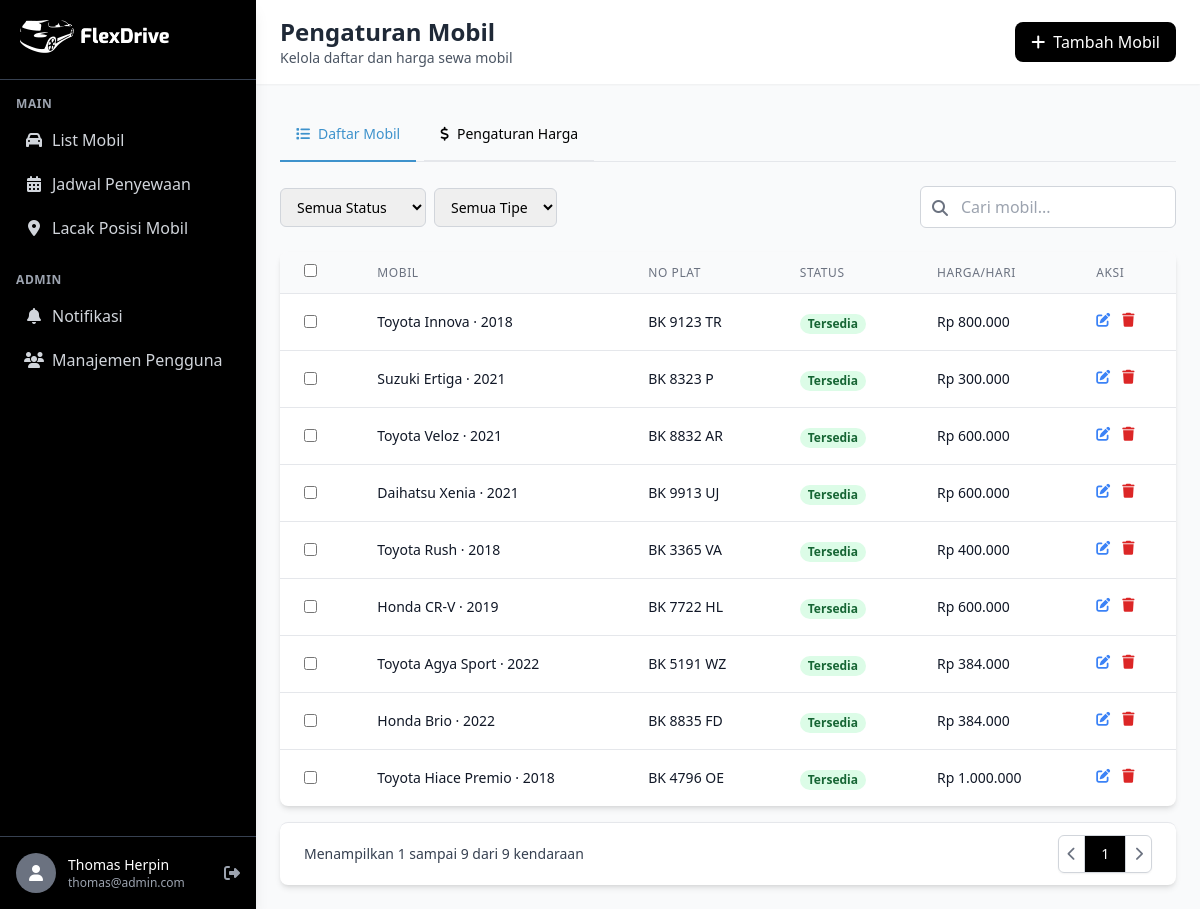
/pages/admin/list_mobil_admin.php (signed in), run on the app's committed database.
### tables this page shows
CREATE TABLE `harga_mobil` (
  `id_harga` int(10) NOT NULL,
  `id_mobil` int(10) NOT NULL,
  `per_hari` decimal(10,2) NOT NULL,
  `per_minggu` decimal(10,2) NOT NULL,
  `per_bulan` decimal(10,2) NOT NULL
);

CREATE TABLE `mobil` (
  `id_mobil` int(10) NOT NULL,
  `tipe_mobil` varchar(20) NOT NULL,
  `merek_mobil` varchar(100) NOT NULL,
  `nama_mobil` varchar(100) NOT NULL,
  `tahun_produksi` int(4) NOT NULL,
  `nomor_plat` varchar(20) NOT NULL,
  `engine` varchar(100) NOT NULL,
  `bahan_bakar` varchar(100) NOT NULL,
  `transmission` varchar(100) NOT NULL,
  `interior_color` varchar(100) NOT NULL,
  `exterior_color` varchar(100) NOT NULL,
  `seats` int(10) NOT NULL,
  `status` enum('Tersedia','Sedang Disewa','Tidak Aktif') NOT NULL,
  `gambar_mobil` varchar(255) NOT NULL
);

### pages/admin/list_mobil_admin.php (the view, shortened to what this page needs)
<?php
require_once '../config.php';
$status_filter = isset($_GET['status']) ? $_GET['status'] : '';
$tipe_filter = isset($_GET['tipe']) ? $_GET['tipe'] : '';
$search_query = isset($_GET['search']) ? $_GET['search'] : '';
$query = "SELECT m.*, h.per_hari FROM mobil m INNER JOIN harga_mobil h ON m.id_mobil = h.id_mobil WHERE 1=1";
$total_mobil_query = mysqli_query($conn, "SELECT COUNT(*) AS total FROM mobil");
$total_mobil_data = mysqli_fetch_assoc($total_mobil_query);
$total_mobil = $total_mobil_data['total'];
$ambilsemuadatamobil = mysqli_query($conn, $query);
$jumlah_ditampilkan = mysqli_num_rows($ambilsemuadatamobil);
?>
<!DOCTYPE html>
<html lang="id">
<head>
    <script src="https://cdn.tailwindcss.com"></script>
    <link href="https://cdnjs.cloudflare.com/ajax/libs/font-awesome/6.4.0/css/all.min.css" rel="stylesheet">
</head>
<body class="bg-gray-50">
    <div class="flex h-screen">
        <?php require "../sidebar_admin.php";?>
        <div class="flex-1 overflow-y-auto">
            <header class="bg-white shadow-sm">
                <div class="flex justify-between items-center py-4 px-6">
                    <div>
                        <h1 class="text-2xl font-bold text-gray-800">Pengaturan Mobil</h1>
                        <p class="text-sm text-gray-600">Kelola daftar dan harga sewa mobil</p>
                    </div>
                    <div class="flex items-center">
                        <a href="tambah_mobil.php"><button class="bg-black hover:bg-gray-800 text-white px-4 py-2 rounded-lg flex items-center transition-colors">
                            <i class="fas fa-plus mr-2"></i>
                            Tambah Mobil
                        </button></a>
                    </div>
                </div>
            </header>
            <main class="p-6">
                <div class="mb-6 border-b border-gray-200">
                    <ul class="flex flex-wrap -mb-px text-sm font-medium text-center" id="tabNavigation">
                        <li class="mr-2">
                            <a href="list_mobil_admin.php"><button class="inline-block p-4 border-b-2 border-primary text-primary rounded-t-lg active" id="daftar-tab">
                                <i class="fas fa-list mr-2"></i>Daftar Mobil
                            </button></a>
                        </li>
                        <li class="mr-2">
                            <a href="pengaturan_harga.php"><button class="inline-block p-4 border-b-2 hover:text-gray-600 hover:border-gray-300 rounded-t-lg" id="harga-tab">
                                <i class="fas fa-dollar-sign mr-2"></i>Pengaturan Harga
                            </button></a>
                        </li>
                    </ul>
                </div>
                <form id="filterForm" method="GET" action="list_mobil_admin.php" class="mb-6 flex flex-wrap justify-between items-center">
                    <div class="flex space-x-2 mb-2 sm:mb-0">
                        <select name="status" class="px-3 py-2 border border-gray-300 rounded-md text-sm focus:outline-none focus:ring-2 focus:ring-primary" onchange="applyFilters()">
                            <option value="Semua Status" <?= $status_filter == 'Semua Status' || empty($status_filter) ? 'selected' : '' ?>>Semua Status</option>
                        </select>
                        <select name="tipe" class="px-3 py-2 border border-gray-300 rounded-md text-sm focus:outline-none focus:ring-2 focus:ring-primary" onchange="applyFilters()">
                            <option value="Semua Tipe" <?= $tipe_filter == 'Semua Tipe' || empty($tipe_filter) ? 'selected' : '' ?>>Semua Tipe</option>
                        </select>
                    </div>
                    <div class="relative">
                        <input type="text" name="search" placeholder="Cari mobil..." value="<?= htmlspecialchars($search_query) ?>"
                            class="pl-10 pr-4 py-2 border border-gray-300 rounded-md focus:outline-none focus:ring-2 focus:ring-primary w-full sm:w-64">
                        <button type="submit" class="absolute left-3 top-2.5 text-gray-500">
                            <i class="fas fa-search"></i>
                        </button>
                    </div>
                </form>
                <div class="tab-content">
                    <div class="bg-white rounded-lg shadow-md overflow-hidden">
                        <div class="overflow-x-auto">
                            <table class="min-w-full divide-y divide-gray-200">
                                <thead class="bg-gray-50">
                                    <tr>
                                        <th scope="col" class="px-6 py-3 text-left text-xs font-medium text-gray-500 uppercase tracking-wider">
                                            <input type="checkbox" class="rounded text-primary" onclick="toggleSelectAll(this)">
                                        </th>
                                        <th scope="col" class="px-6 py-3 text-left text-xs font-medium text-gray-500 uppercase tracking-wider">Mobil</th>
                                        <th scope="col" class="px-6 py-3 text-left text-xs font-medium text-gray-500 uppercase tracking-wider">No Plat</th>
                                        <th scope="col" class="px-6 py-3 text-left text-xs font-medium text-gray-500 uppercase tracking-wider">Status</th>
                                        <th scope="col" class="px-6 py-3 text-left text-xs font-medium text-gray-500 uppercase tracking-wider">Harga/Hari</th>
                                        <th scope="col" class="px-6 py-3 text-left text-xs font-medium text-gray-500 uppercase tracking-wider">Aksi</th>
                                    </tr>
                                </thead>
                                <tbody class="divide-y divide-gray-200">
                                    <?php
                                        if ($jumlah_ditampilkan > 0) {
                                            while($data=mysqli_fetch_array($ambilsemuadatamobil)){
                                                $merek = $data['merek_mobil'];
                                                $nama = $data['nama_mobil'];
                                                $tahun = $data['tahun_produksi'];
                                                $plat = $data['nomor_plat'];
                                                $status = $data['status'];
                                                $harga = $data['per_hari'];
                                                $id_mobil = $data['id_mobil'];
                                                $status_color = 'bg-green-100 text-green-800';
                                    ?>
                                    <tr class="hover:bg-gray-200">
                                        <td class="px-6 py-4">
                                            <input type="checkbox" class="rounded text-primary" onclick="handleIndividualCheckbox()" value="<?=$id_mobil;?>">
                                        </td>
                                        <td class="px-6 py-4 text-sm font-medium text-gray-900"><?=$merek;?> <?=$nama;?> · <?=$tahun;?></td>
                                        <td class="px-6 py-4 text-sm text-gray-900"><?=$plat;?></td>
                                        <td class="px-6 py-4">
                                            <span class="px-2 inline-flex text-xs leading-5 font-semibold rounded-full <?= $status_color ?>">
                                                <?=$status;?>
                                            </span>
                                        </td>
                                        <td class="px-6 py-4 text-sm text-gray-900">Rp <?= number_format($harga, 0, ',', '.'); ?></td>
                                        <td class="px-6 py-4 text-sm font-medium text-left flex space-x-3">
                                            <a href="edit_mobil.php?id=<?= $id_mobil ?>" class="text-blue-500 hover:text-blue-700"><i class="fas fa-edit"></i></a>
                                            <a href="hapus_mobil.php?id=<?= $id_mobil ?>" class="text-red-600 hover:text-red-900"><i class="fas fa-trash"></i></a>
                                        </td>
                                    </tr>
                                    <?php
                                            }
                                        }
                                    ?>
                                </tbody>
                            </table>
                        </div>
                    </div>
                    <div class="bg-white px-4 py-3 flex items-center justify-between border-t border-gray-200 sm:px-6 mt-4 rounded-lg shadow-md">
                        <div class="hidden sm:flex-1 sm:flex sm:items-center sm:justify-between">
                            <div>
                                <p class="text-sm text-gray-700">
                                    Menampilkan <span class="font-medium">1</span> sampai <span class="font-medium"><?= $jumlah_ditampilkan; ?></span>
                                    dari <span class="font-medium"><?= $total_mobil; ?></span> kendaraan
                                </p>
                            </div>
                            <div>
                                <nav class="relative z-0 inline-flex rounded-md shadow-sm -space-x-px" aria-label="Pagination">
                                    <a href="#" class="relative inline-flex items-center px-2 py-2 rounded-l-md border border-gray-300 bg-white text-sm font-medium text-gray-500 hover:bg-gray-50">
                                        <i class="fas fa-chevron-left"></i>
                                    </a>
                                    <a href="#" class="relative inline-flex items-center px-4 py-2 border border-gray-300 bg-black text-sm font-medium text-white">
                                        1
                                    </a>
                                    <a href="#" class="relative inline-flex items-center px-2 py-2 rounded-r-md border border-gray-300 bg-white text-sm font-medium text-gray-500 hover:bg-gray-50">
                                        <i class="fas fa-chevron-right"></i>
                                    </a>
                                </nav>
                            </div>
                        </div>
                    </div>
            </main>
        </div>
    </div>
</body>
</html>

### pages/sidebar_admin.php (shortened to what this page needs)
<?php
$firstName = $_SESSION['first_name'];
$lastName = $_SESSION['last_name'];
$email = $_SESSION['email'];
?>
<div class="w-64 bg-black text-white shadow-lg hidden md:flex flex-col h-screen justify-between transition-transform duration-300 ease-in-out z-10">
    <div>
        <div class="p-5 border-b border-gray-700">
            <div class="flex items-center space-x-2">
                <a href="home_admin.php">
                    <button>
                        <img src="../../images/logo_horizontal.png" alt="logoFlexDrive" width="150px">
                    </button>
                </a>
            </div>
        </div>
        <div class="py-4 px-4">
            <p class="text-xs text-gray-400 mb-2 uppercase font-semibold tracking-wider">Main</p>
            <ul>
                <li class="mb-1">
                    <a href="list_mobil_admin.php" class="flex items-center p-2 text-gray-300 hover:bg-gray-700 hover:text-white rounded transition-colors duration-200">
                        <i class="fas fa-car w-5 text-center mr-2"></i>
                        <span>List Mobil</span>
                    </a>
                </li>
                <li class="mb-1">
                    <a href="jadwal_sewa.php" class="flex items-center p-2 text-gray-300 hover:bg-gray-700 hover:text-white rounded transition-colors duration-200">
                        <i class="fas fa-calendar-alt w-5 text-center mr-2"></i>
                        <span>Jadwal Penyewaan</span>
                    </a>
                </li>
                <li class="mb-1">
                    <a href="lacak_mobil.php" class="flex items-center p-2 text-gray-300 hover:bg-gray-700 hover:text-white rounded transition-colors duration-200">
                        <i class="fas fa-map-marker-alt w-5 text-center mr-2"></i>
                        <span>Lacak Posisi Mobil</span>
                    </a>
                </li>
            </ul>
            <p class="text-xs text-gray-400 mt-6 mb-2 uppercase font-semibold tracking-wider">Admin</p>
            <ul>
            <li class="mb-1">
            <a href="notifikasi.php" class="flex items-center p-2 text-gray-300 hover:bg-gray-700 hover:text-white rounded transition-colors duration-200">
                <i class="fas fa-bell w-5 text-center mr-2"></i>
                <span>Notifikasi</span>
            </a>
            </li>
                <li class="mb-1">
                    <a href="manajemen_user.php" class="flex items-center p-2 text-gray-300 hover:bg-gray-700 hover:text-white rounded transition-colors duration-200">
                        <i class="fas fa-users w-5 text-center mr-2"></i>
                        <span>Manajemen Pengguna</span>
                    </a>
                </li>
            </ul>
        </div>
    </div>
    <div class="p-4 border-t border-gray-700">
        <div class="flex items-center">
            <div class="w-10 h-10 rounded-full bg-gray-500 flex items-center justify-center">
                <i class="fas fa-user text-white"></i>
            </div>
            <div class="ml-3">
                <p class="text-sm font-medium text-white"><?php echo htmlspecialchars($firstName . " " . $lastName); ?></p>
                <p class="text-xs text-gray-400"><?php echo htmlspecialchars($email); ?></p>
            </div>
            <form action="../logout.php" method="POST" class="ml-auto">
                <button class="text-gray-400 hover:text-white">
                    <i class="fas fa-sign-out-alt"></i>
                </button>
            </form>
        </div>
    </div>
</div>

### data on the page
harga_mobil: id_mobil.merek_mobil "Toyota", id_mobil.nama_mobil "Innova", id_mobil.tahun_produksi "2018", id_mobil.nomor_plat "BK 9123 TR", id_mobil.status "Tersedia", per_hari "800.000"
harga_mobil: id_mobil.merek_mobil "Suzuki", id_mobil.nama_mobil "Ertiga", id_mobil.tahun_produksi "2021", id_mobil.nomor_plat "BK 8323 P", id_mobil.status "Tersedia", per_hari "300.000"
harga_mobil: id_mobil.merek_mobil "Toyota", id_mobil.nama_mobil "Veloz", id_mobil.tahun_produksi "2021", id_mobil.nomor_plat "BK 8832 AR", id_mobil.status "Tersedia", per_hari "600.000"
harga_mobil: id_mobil.merek_mobil "Daihatsu", id_mobil.nama_mobil "Xenia", id_mobil.tahun_produksi "2021", id_mobil.nomor_plat "BK 9913 UJ", id_mobil.status "Tersedia", per_hari "600.000"
harga_mobil: id_mobil.merek_mobil "Toyota", id_mobil.nama_mobil "Rush", id_mobil.tahun_produksi "2018", id_mobil.nomor_plat "BK 3365 VA", id_mobil.status "Tersedia", per_hari "400.000"
harga_mobil: id_mobil.merek_mobil "Honda", id_mobil.nama_mobil "CR-V", id_mobil.tahun_produksi "2019", id_mobil.nomor_plat "BK 7722 HL", id_mobil.status "Tersedia", per_hari "600.000"
harga_mobil: id_mobil.merek_mobil "Toyota", id_mobil.nama_mobil "Agya Sport", id_mobil.tahun_produksi "2022", id_mobil.nomor_plat "BK 5191 WZ", id_mobil.status "Tersedia", per_hari "384.000"
harga_mobil: id_mobil.merek_mobil "Honda", id_mobil.nama_mobil "Brio", id_mobil.tahun_produksi "2022", id_mobil.nomor_plat "BK 8835 FD", id_mobil.status "Tersedia", per_hari "384.000"
harga_mobil: id_mobil.merek_mobil "Toyota", id_mobil.nama_mobil "Hiace Premio", id_mobil.tahun_produksi "2018", id_mobil.nomor_plat "BK 4796 OE", id_mobil.status "Tersedia", per_hari "1.000.000"

### other printed values
$firstName . " " . $lastName "Thomas Herpin"
$email "thomas@admin.com"
$jumlah_ditampilkan "9"
$total_mobil "9"
